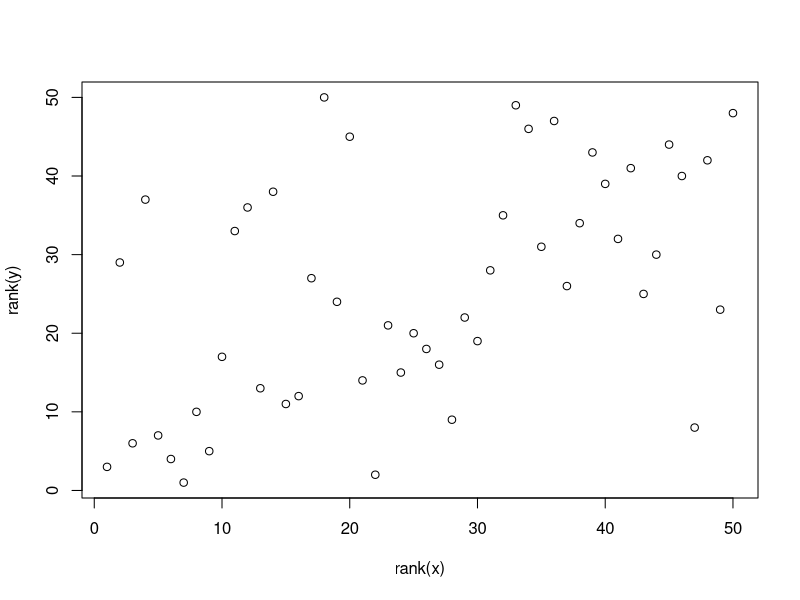
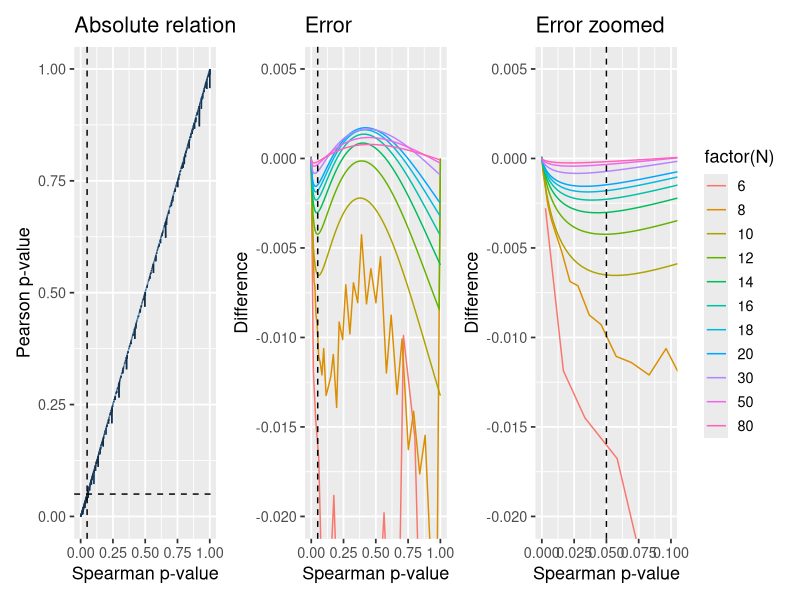

Generate these figures, in order, with R:
## ---- chunk 1
data = MASS::mvrnorm(50, mu=c(2, 2), Sigma=cbind(c(1, 0.4), c(0.4, 1)))
x = data[,1]
y = data[,2]
plot(rank(y) ~ rank(x))
## ---- chunk 2
# Three ways of running the same model
spearman = cor.test(x, y, method='spearman')
pearson = cor.test(rank(x), rank(y), method='pearson')  # On ranks
linear = summary(lm(rank(y) ~ rank(x)))  # Linear is identical to pearson; just showing.

# Present the results
print('coefficient rho is exactly identical:')
rbind(spearman=spearman$estimate, 
      ranked_pearson=pearson$estimate, 
      ranked_linear=linear$coefficients[2])

print('p is approximately identical:')
rbind(spearman=spearman$p.value, 
      ranked_pearson=pearson$p.value, 
      ranked_linear=linear$coefficients[8])
## ---- chunk 3
library(tidyverse)

# Settings for data simulation
PERMUTATIONS = 1:200
Ns = c(seq(from=6, to=20, by=2), 30, 50, 80)  # Sample sizes to model
rs = c(0, 0.5, 0.95)  # Correlation coefficients to model

# Begin
D = expand.grid(set=PERMUTATIONS, r=rs, N=Ns) %>%  # Combinations of N and r
  mutate(
    # Use the parameters to generate correlated data in each row
    data = map2(N, r, function(N, r) MASS::mvrnorm(N, mu=c(0, 4), Sigma=cbind(c(1, r), c(r, 1)))),
    
    # Tests
    pearson_raw = map(data, ~cor.test(rank(.x[, 1]), rank(.x[, 2]), method='pearson')),
    spearman_raw = map(data, ~cor.test(.x[, 1], .x[, 2], method = 'spearman')),
    
    # Tidy it up
    pearson = map(pearson_raw, broom::tidy),
    spearman = map(spearman_raw, broom::tidy),
  ) %>%
  
  # Get estimates "out" of the tidied results.
  unnest(pearson, spearman, .sep='_') %>%
  select(-data, -pearson_raw, -spearman_raw)
  
  # If you want to do a permutation-based Spearman to better handle ties and
  # overcome issues on how to compute p (computationally heavy).
  # Corresponds very closely to R's spearman p-values
  #mutate(p.perm = map(data, ~ coin::pvalue(coin::spearman_test(.x[,1] ~ .x[,2], distribution='approximate')))) %>%
  #unnest(p.perm)

head(D)
## ---- chunk 4
summary(D$estimate - D$estimate1)
## ---- chunk 5
library(patchwork)

# A straight-up comparison of the p-values
p_relative = ggplot(D, aes(x=spearman_p.value, y=pearson_p.value, color=N)) + 
  geom_line() + 
  geom_vline(xintercept=0.05, lty=2) +
  geom_hline(yintercept=0.05, lty=2) +
  
  labs(title='Absolute relation', x = 'Spearman p-value', y = 'Pearson p-value') + 
  #coord_cartesian(xlim=c(0, 0.10), ylim=c(0, 0.11)) + 
  theme_gray(13) + 
  guides(color=FALSE)

# Looking at the difference (error) between p-values
p_error_all = ggplot(D, aes(x=spearman_p.value, y=pearson_p.value-spearman_p.value, color=factor(N))) + 
  geom_line() + 
  geom_vline(xintercept=0.05, lty=2) +
  
  labs(title='Error', x='Spearman p-value', y='Difference') + 
  coord_cartesian(ylim=c(-0.02, 0.005)) + 
  theme_gray(13) + 
  guides(color=FALSE)

# Same, but zoomed in around p=0.05
p_error_zoom = ggplot(D, aes(x=spearman_p.value, y=pearson_p.value-spearman_p.value, color=factor(N))) + 
  geom_line() + 
  geom_vline(xintercept=0.05, lty=2) +
  
  labs(title='Error zoomed', x='Spearman p-value', y='Difference') + 
  coord_cartesian(ylim=c(-0.02, 0.005), xlim=c(0, 0.10)) + 
  theme_gray(13)

# Show it. Patchwork is your friend!
p_relative + p_error_all + p_error_zoom
